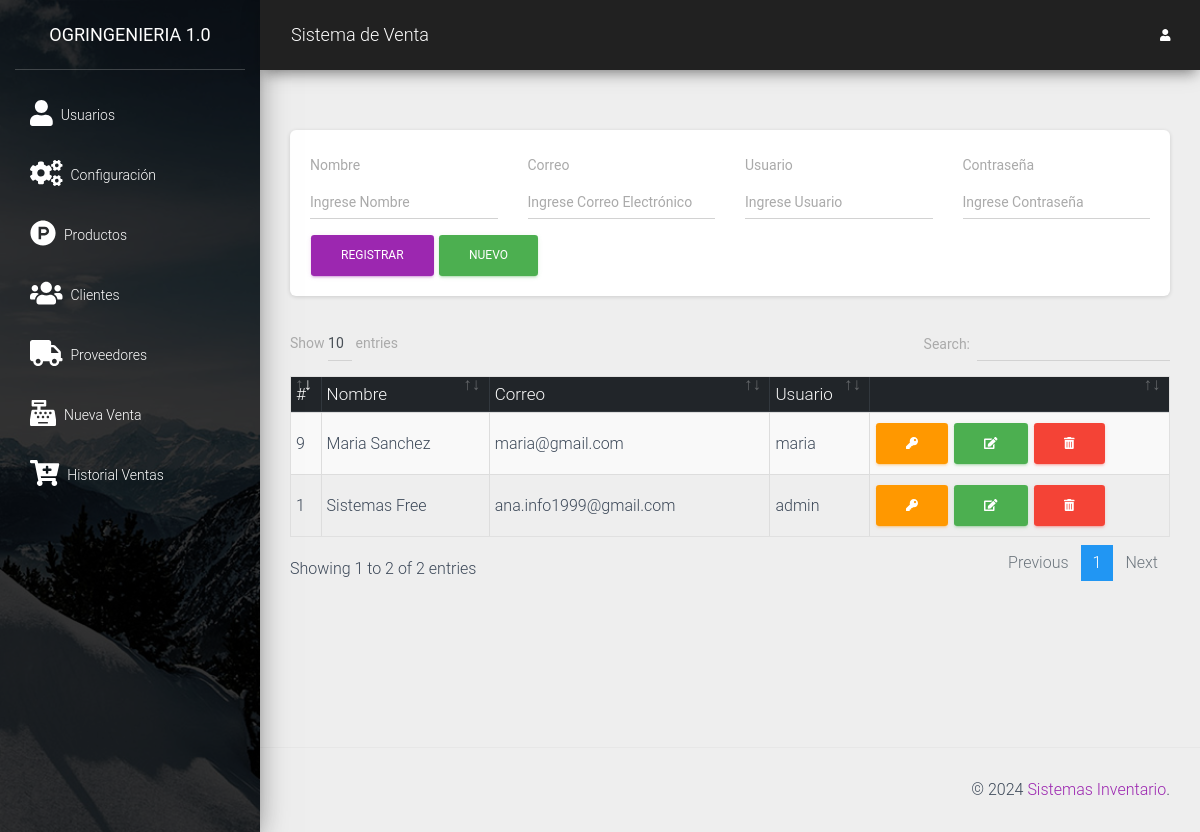
Page /src/usuarios.php (signed in) on the earlier database version.
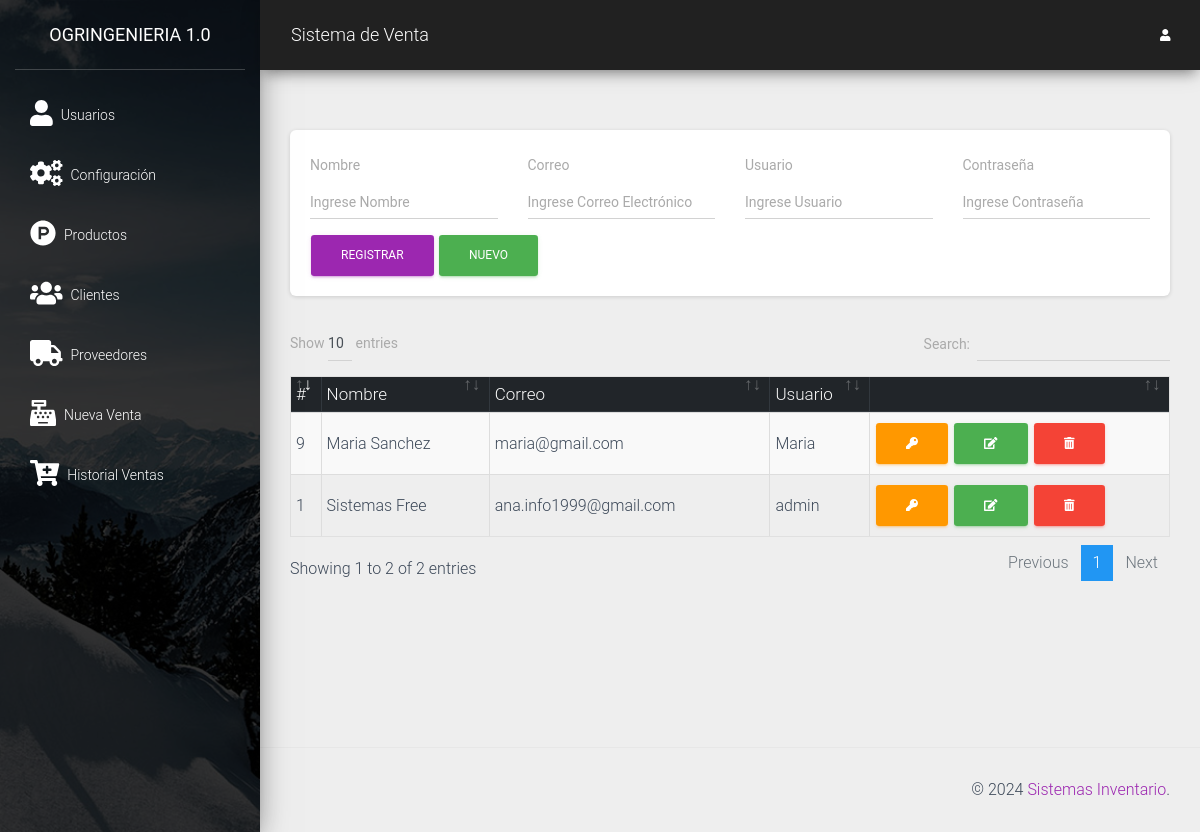
Same page on the later database version.
### tables this page shows
CREATE TABLE `usuario` (
  `idusuario` int(11) NOT NULL,
  `nombre` varchar(100) NOT NULL,
  `correo` varchar(100) NOT NULL,
  `usuario` varchar(20) NOT NULL,
  `clave` varchar(50) NOT NULL
);

### src/usuarios.php (the view, shortened to what this page needs)
<?php
include "../conexion.php";
include "includes/header.php";
?>
<div class="card">
    <div class="card-body">
        <form action="" method="post" autocomplete="off" id="formulario">
            <div class="row">
                <div class="col-md-3">
                    <div class="form-group">
                        <label for="nombre">Nombre</label>
                        <input type="text" class="form-control" placeholder="Ingrese Nombre" name="nombre" id="nombre">
                    </div>
                </div>
                <div class="col-md-3">
                    <div class="form-group">
                        <label for="correo">Correo</label>
                        <input type="email" class="form-control" placeholder="Ingrese Correo Electrónico" name="correo" id="correo">
                    </div>
                </div>
                <div class="col-md-3">
                    <div class="form-group">
                        <label for="usuario">Usuario</label>
                        <input type="text" class="form-control" placeholder="Ingrese Usuario" name="usuario" id="usuario">
                    </div>
                </div>
                <div class="col-md-3">
                    <div class="form-group">
                        <label for="clave">Contraseña</label>
                        <input type="password" class="form-control" placeholder="Ingrese Contraseña" name="clave" id="clave">
                    </div>
                </div>
            </div>
            <input type="submit" value="Registrar" class="btn btn-primary" id="btnAccion">
            <input type="button" value="Nuevo" class="btn btn-success" id="btnNuevo" onclick="limpiar()">
        </form>
    </div>
</div>
<div class="table-responsive">
    <table class="table table-hover table-striped table-bordered mt-2" id="tbl">
        <thead class="thead-dark">
            <tr>
                <th>#</th>
                <th>Nombre</th>
                <th>Correo</th>
                <th>Usuario</th>
                <th></th>
            </tr>
        </thead>
        <tbody>
            <?php
            $query = mysqli_query($conexion, "SELECT * FROM usuario");
            $result = mysqli_num_rows($query);
            if ($result > 0) {
                while ($data = mysqli_fetch_assoc($query)) { ?>
                    <tr>
                        <td><?php echo $data['idusuario']; ?></td>
                        <td><?php echo $data['nombre']; ?></td>
                        <td><?php echo $data['correo']; ?></td>
                        <td><?php echo $data['usuario']; ?></td>
                        <td>
                            <a href="rol.php?id=<?php echo $data['idusuario']; ?>" class="btn btn-warning"><i class='fas fa-key'></i></a>
                            <a href="#" onclick="editarUsuario(<?php echo $data['idusuario']; ?>)" class="btn btn-success"><i class='fas fa-edit'></i></a>
                            <form action="eliminar_usuario.php?id=<?php echo $data['idusuario']; ?>" method="post" class="confirmar d-inline">
                                <button class="btn btn-danger" type="submit"><i class='fas fa-trash-alt'></i> </button>
                            </form>
                        </td>
                    </tr>
            <?php }
            } ?>
        </tbody>
    </table>
</div>
<?php include_once "includes/footer.php"; ?>

Differences in the rows shown:
changed usuario "Maria Sanchez": usuario "maria" → "Maria"
